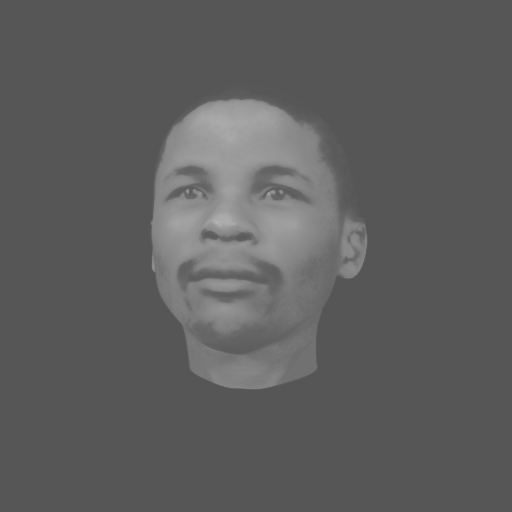
#> input picture stimuli/scripts/old_scripts/img.png, 512 x 512 px
$ python histogram_match.py img.png img.png img.png
#> lines starting #> are read from the running program, lines starting #| are printed output that depends on the picture
#> in main, image_src is the input picture: shape (512, 512, 3); min 86, max 189, mean 93.8
#!/usr/bin/env python
# coding: utf-8

# In[ ]:


#!/usr/bin/env python

'''
Welcome to the Histogram Matching Program!

Given a source image and a reference image, this program
returns a modified version of the source image that matches
the histogram of the reference image.

Image Requirements:
  - Source image must be color.
  - Reference image must be color.
  - The sizes of the source image and reference image do not
    have to be the same.
  - The program supports an optional third image (mask) as
    an argument.
  - When the mask image is provided, it will be rescaled to
    be the same size as the source image, and the resulting
    matched image will be masked by the mask image.

Usage:
  python histogram_matching.py <source_image> <ref_image> [<mask_image>]
'''

# Python 2/3 compatibility
from __future__ import print_function

import cv2 # Import the OpenCV library
import numpy as np # Import Numpy library
import matplotlib.pyplot as plt # Import matplotlib functionality
import sys # Enables the passing of arguments

# Project: Histogram Matching Using OpenCV
# Author: Addison Sears-Collins
# Date created: 9/27/2019
# Python version: 3.7

# Define the file name of the images
SOURCE_IMAGE = "id001_00C_C.png"
REFERENCE_IMAGE = "id012_00C_C.png"
MASK_IMAGE = "mask.jpg"
OUTPUT_IMAGE = "id001_output.png"
OUTPUT_MASKED_IMAGE = "aspens_in_fall_forest_output_masked.jpg"

def calculate_cdf(histogram):
    """
    This method calculates the cumulative distribution function
    :param array histogram: The values of the histogram
    :return: normalized_cdf: The normalized cumulative distribution function
    :rtype: array
    """
    # Get the cumulative sum of the elements
    cdf = histogram.cumsum()

    # Normalize the cdf
    normalized_cdf = cdf / float(cdf.max())

    return normalized_cdf

def calculate_lookup(src_cdf, ref_cdf):
    """
    This method creates the lookup table
    :param array src_cdf: The cdf for the source image
    :param array ref_cdf: The cdf for the reference image
    :return: lookup_table: The lookup table
    :rtype: array
    """
    lookup_table = np.zeros(256)
    lookup_val = 0
    for src_pixel_val in range(len(src_cdf)):
        lookup_val
        for ref_pixel_val in range(len(ref_cdf)):
            if ref_cdf[ref_pixel_val] >= src_cdf[src_pixel_val]:
                lookup_val = ref_pixel_val
                break
        lookup_table[src_pixel_val] = lookup_val
    return lookup_table

def match_histograms(src_image, ref_image):
    """
    This method matches the source image histogram to the
    reference signal
    :param image src_image: The original source image
    :param image  ref_image: The reference image
    :return: image_after_matching
    :rtype: image (array)
    """
    # Split the images into the different color channels
    # b means blue, g means green and r means red
    src_b, src_g, src_r = cv2.split(src_image)
    ref_b, ref_g, ref_r = cv2.split(ref_image)

    # Compute the b, g, and r histograms separately
    # The flatten() Numpy method returns a copy of the array c
    # collapsed into one dimension.
    src_hist_blue, bin_0 = np.histogram(src_b.flatten(), 256, [0,256])
#> src_hist_blue = 256 values, max 212088 at index 86, min 0 at index 0, mean 1024; bin_0 = 257 values from 0 to 256
    src_hist_green, bin_1 = np.histogram(src_g.flatten(), 256, [0,256])
#> src_hist_green has the same summary as src_hist_blue; bin_1 = 257 values from 0 to 256
    src_hist_red, bin_2 = np.histogram(src_r.flatten(), 256, [0,256])
#> src_hist_red has the same summary as src_hist_blue; bin_2 = 257 values from 0 to 256
    ref_hist_blue, bin_3 = np.histogram(ref_b.flatten(), 256, [0,256])
#> ref_hist_blue has the same summary as src_hist_blue; bin_3 = 257 values from 0 to 256
    ref_hist_green, bin_4 = np.histogram(ref_g.flatten(), 256, [0,256])
#> ref_hist_green has the same summary as src_hist_blue; bin_4 = 257 values from 0 to 256
    ref_hist_red, bin_5 = np.histogram(ref_r.flatten(), 256, [0,256])
#> ref_hist_red has the same summary as src_hist_blue; bin_5 = 257 values from 0 to 256

    # Compute the normalized cdf for the source and reference image
    src_cdf_blue = calculate_cdf(src_hist_blue)
#> in calculate_cdf, `cdf = histogram.cumsum()`: cdf = 256 values from 0 to 262144
#> in calculate_cdf, `normalized_cdf = cdf / float(cdf.max())`: normalized_cdf = 256 values from 0 to 1
#> src_cdf_blue = 256 values from 0 to 1
    src_cdf_green = calculate_cdf(src_hist_green)
#> src_cdf_green = 256 values from 0 to 1
    src_cdf_red = calculate_cdf(src_hist_red)
#> src_cdf_red = 256 values from 0 to 1
    ref_cdf_blue = calculate_cdf(ref_hist_blue)
#> ref_cdf_blue = 256 values from 0 to 1
    ref_cdf_green = calculate_cdf(ref_hist_green)
#> ref_cdf_green = 256 values from 0 to 1
    ref_cdf_red = calculate_cdf(ref_hist_red)
#> ref_cdf_red = 256 values from 0 to 1

    # Make a separate lookup table for each color
    blue_lookup_table = calculate_lookup(src_cdf_blue, ref_cdf_blue)
#> after the loop in calculate_lookup, `for src_pixel_val in range(len(src_cdf)):`: lookup_table = 256 values from 0 to 189
#> blue_lookup_table = 256 values from 0 to 189
    green_lookup_table = calculate_lookup(src_cdf_green, ref_cdf_green)
#> green_lookup_table = 256 values from 0 to 189
    red_lookup_table = calculate_lookup(src_cdf_red, ref_cdf_red)
#> red_lookup_table = 256 values from 0 to 189

    # Use the lookup function to transform the colors of the original
    # source image
    blue_after_transform = cv2.LUT(src_b, blue_lookup_table)
    green_after_transform = cv2.LUT(src_g, green_lookup_table)
    red_after_transform = cv2.LUT(src_r, red_lookup_table)

    # Put the image back together
    image_after_matching = cv2.merge([
        blue_after_transform, green_after_transform, red_after_transform])
    image_after_matching = cv2.convertScaleAbs(image_after_matching)

    return image_after_matching

def mask_image(image, mask):
    """
    This method overlays a mask on top of an image
    :param image image: The color image that you want to mask
    :param image mask: The mask
    :return: masked_image
    :rtype: image (array)
    """

    # Split the colors into the different color channels
    blue_color, green_color, red_color = cv2.split(image)

    # Resize the mask to be the same size as the source image
    resized_mask = cv2.resize(
        mask, (image.shape[1], image.shape[0]), cv2.INTER_NEAREST)

    # Normalize the mask
    normalized_resized_mask = resized_mask / float(255)

    # Scale the color values
    blue_color = blue_color * normalized_resized_mask
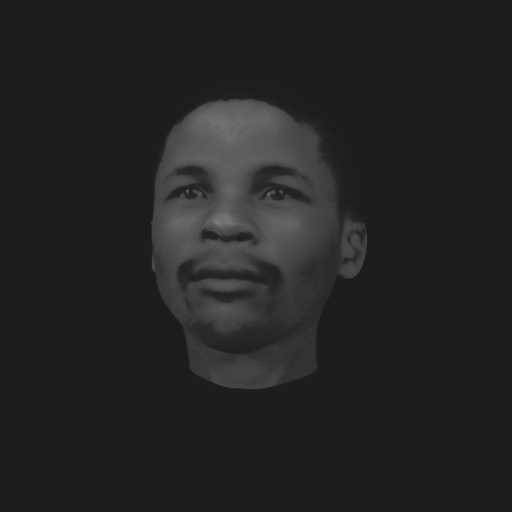
#> blue_color: shape (512, 512) float64; min 29, max 140.1, mean 35.9
    blue_color = blue_color.astype(int)
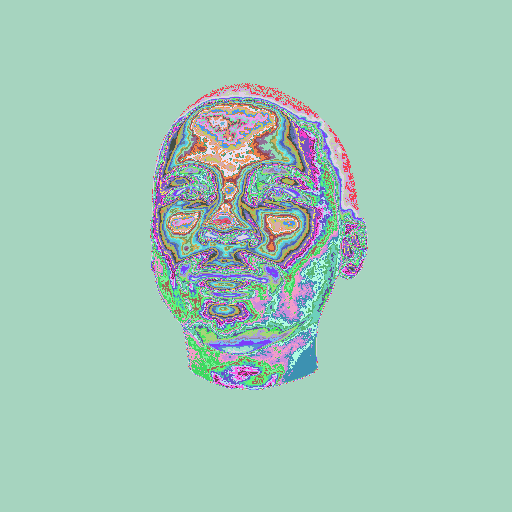
#> blue_color: shape (512, 512) int64; 72 distinct labels, from 29 to 140; one colour per label, 0 black
    green_color = green_color * normalized_resized_mask
    green_color = green_color.astype(int)
    red_color = red_color * normalized_resized_mask
    red_color = red_color.astype(int)

    # Put the image back together again
    merged_image = cv2.merge([blue_color, green_color, red_color])
#> merged_image: shape (512, 512, 3) int32; 72 distinct labels, from 29 to 140
    masked_image = cv2.convertScaleAbs(merged_image)
    return masked_image

def main():
    """
    Main method of the program.
    """
    start_the_program = input("Press ENTER to perform histogram matching...")

    # A flag to indicate if the mask image was provided or not by the user
    mask_provided = False

    # Pull system arguments
    try:
        image_src_name = sys.argv[1]
        image_ref_name = sys.argv[2]
    except:
        image_src_name = SOURCE_IMAGE
        image_ref_name = REFERENCE_IMAGE

    try:
        image_mask_name = sys.argv[3]
        mask_provided = True
    except:
        print("\nNote: A mask was not provided.\n")

    # Load the images and store them into a variable
    image_src = cv2.imread(cv2.samples.findFile(image_src_name))
    image_ref = cv2.imread(cv2.samples.findFile(image_ref_name))

    image_mask = None
    if mask_provided:
        image_mask = cv2.imread(cv2.samples.findFile(image_mask_name))

    # Check if the images loaded properly
    if image_src is None:
        print('Failed to load source image file:', image_src_name)
        sys.exit(1)
    elif image_ref is None:
        print('Failed to load reference image file:', image_ref_name)
        sys.exit(1)
    else:
        # Do nothing
        pass

    # Convert the image mask to grayscale
    if mask_provided:
        image_mask = cv2.cvtColor(image_mask, cv2.COLOR_BGR2GRAY)

    # Calculate the matched image
    output_image = match_histograms(image_src, image_ref)

    # Mask the matched image
    if mask_provided:
        output_masked = mask_image(output_image, image_mask)

    # Save the output images
    cv2.imwrite(OUTPUT_IMAGE, output_image)
    if mask_provided:
        cv2.imwrite(OUTPUT_MASKED_IMAGE, output_masked)

    ## Display images, used for debugging
    cv2.imshow('Source Image', image_src)
    cv2.imshow('Reference Image', image_ref)
    cv2.imshow('Output Image', output_image)
    if mask_provided:
        cv2.imshow('Mask', image_mask)
        cv2.imshow('Output Image (Masked)', output_masked)

    cv2.waitKey(0) # Wait for a keyboard event

if __name__ == '__main__':
    print(__doc__)
    main()
    cv2.destroyAllWindows()
